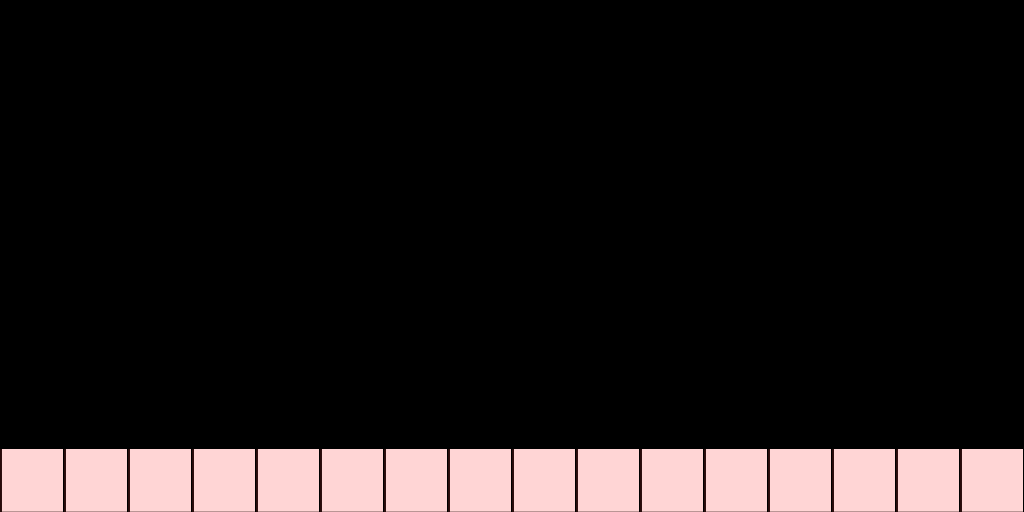

Below is a game level as drawn by its tile map, then a one-line description and the .tmx file that defines it, in full:
An orthogonal 16x8 tile map with 64x64 px tiles, 2 tile layers (image, collision), 2 tilesets and 3 objects (enemy, player, goal).

<map version="1.0" orientation="orthogonal" width="16" height="8" tilewidth="64" tileheight="64">
 <tileset firstgid="1" name="earth" tilewidth="63" tileheight="63">
  <image source="../img/map/earth.png" trans="ff00ff" width="63" height="66" />
 </tileset>
 <tileset firstgid="2" name="meta" tilewidth="63" tileheight="63">
  <image source="../img/map/meta.png" trans="ff00ff" width="128" height="64" />
 </tileset>
 <layer name="image" width="16" height="8">
  <data encoding="csv">
0,0,0,0,0,0,0,0,0,0,0,0,0,0,0,0,
0,0,0,0,0,0,0,0,0,0,0,0,0,0,0,0,
0,0,0,0,0,0,0,0,0,0,0,0,0,0,0,0,
0,0,0,0,0,0,0,0,0,0,0,0,0,0,0,0,
0,0,0,0,0,0,0,0,0,0,0,0,0,0,0,0,
0,0,0,0,0,0,0,0,0,0,0,0,0,0,0,0,
0,0,0,0,0,0,0,0,0,0,0,0,0,0,0,0,
1,1,1,1,1,1,1,1,1,1,1,1,1,1,1,1
</data>
 </layer>
 <layer name="collision" width="16" height="8">
  <data encoding="csv">
0,0,0,0,0,0,0,0,0,0,0,0,0,0,0,0,
0,0,0,0,0,0,0,0,0,0,0,0,0,0,0,0,
0,0,0,0,0,0,0,0,0,0,0,0,0,0,0,0,
0,0,0,0,0,0,0,0,0,0,0,0,0,0,0,0,
0,0,0,0,0,0,0,0,0,0,0,0,0,0,0,0,
0,0,0,0,0,0,0,0,0,0,0,0,0,0,0,0,
0,0,0,0,0,0,0,0,0,0,0,0,0,0,0,0,
3,3,3,3,3,3,3,3,3,3,3,3,3,3,3,3
</data>
 </layer>
 <objectgroup name="object" width="16" height="8">
  <object name="enemy" x="256" y="384" width="64" height="64" />
  <object name="player" x="64" y="384" width="64" height="64" />
  <object name="goal" x="576" y="384" width="64" height="64" />
 </objectgroup>
</map>